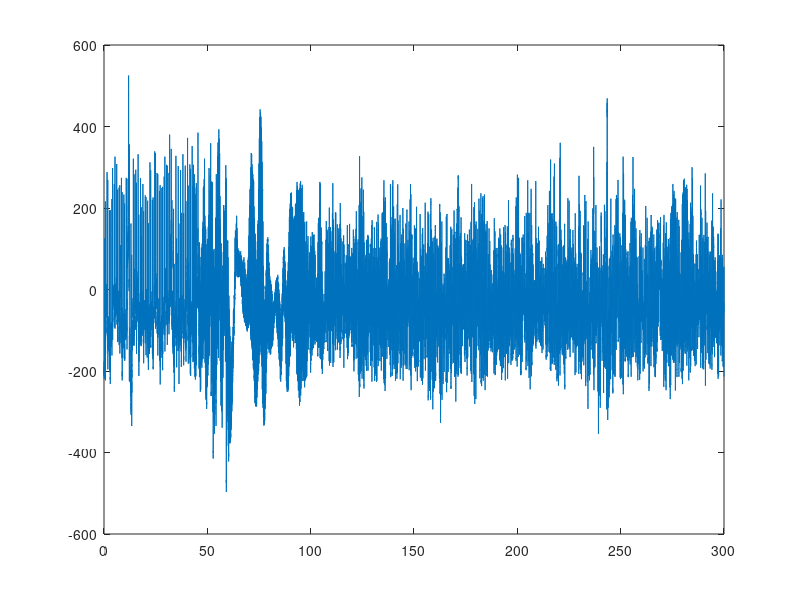

Source code (MATLAB):
fib_1 = load('data/n_422.mat');
fib_1 = fib_1.n_422;
fib_2 = load('data/n_424.mat');
fib_2 = fib_2.n_424;
time_1 = [0:1/250:length(fib_1)/250]';
time_1 = time_1(1:end-1);
time_2 = [0:1/250:length(fib_2)/250]';
time_2 = time_2(1:end-1);

plot(time_1, fib_1)

% vec1_start = time_1 > 0;
% vec1_end = time_1 < 10;
% vec_1 = logical(vec1_start .* vec1_end);
% fib_1_ecg_normal = fib_1(vec_1);
% fib_1_time_normal = time_1(vec_1);
% 
% vec1_start = time_1 > 90;
% vec1_end = time_1 < 100;
% vec_1 = logical(vec1_start .* vec1_end);
% fib_1_ecg_arr = fib_1(vec_1);
% fib_1_time_arr = time_1(vec_1);
% 
% 
% vec1_start = time_1 > 270;
% vec1_end = time_1 < 280;
% vec_1 = logical(vec1_start .* vec1_end);
% fib_1_ecg_arr_2 = fib_1(vec_1);
% fib_1_time_arr_2 = time_1(vec_1);
% 
% [normal_psd, f] = pwelch(fib_1_ecg_normal, [], [], [],250);
% [arr_psd, f] = pwelch(fib_1_ecg_arr, [], [], [],250);
% [arr_2_psd, f] = pwelch(fib_1_ecg_arr_2, [], [], [],250);
% 
% hold all
% plot(f,pow2db(normal_psd));
% plot(f,pow2db(arr_psd));
% plot(f, pow2db(arr_2_psd));
% 
% plot(fib_1_time_normal, fib_1_ecg_normal);
% plot(fib_1_time_arr, fib_1_ecg_arr);